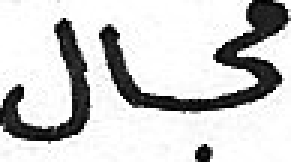
#> input picture As/src/Recognition/test_images/11630159.tiff, 97 x 54 px (shown 3 times larger)
$ python -i recognition.py   (imports and definitions only)
#> lines starting #> are read from the running program, lines starting #| are printed output that depends on the picture; after the words box and inside, x2 and y2 are one past the last pixel; in counts of white or black regions, pixels touching at a corner belong together
#> further down, picture is the input picture: shape (54, 97, 3); min 0, max 255, mean 204.1
import numpy as np
from As.src.utils.helpers import preds_to_integer
import torch
import json
import cv2
import collections
import numbers


# [55 lines left out: functions Recognition, transform_image, not called in this run]


def predict_probs(img: torch.Tensor, model):
    return model(img.float()).squeeze(1)


# [7 lines left out: function probs_to_characters, not called in this run]


def prepareImg(img):
    """convert given image to grayscale image (if needed) and resize to desired height"""
    assert img.ndim in (2, 3)
    if img.ndim == 3:
        img = cv2.cvtColor(img, cv2.COLOR_BGR2GRAY)
    # cv2.imshow('1',img)
    # cv2.waitKey()
    # img = cv2.adaptiveThreshold(img, 255, cv2.ADAPTIVE_THRESH_GAUSSIAN_C, cv2.THRESH_BINARY, 85, 40)
    blured1 = cv2.medianBlur(img, 3)
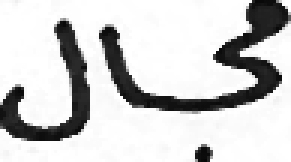
#> blured1: shape (54, 97) (shown 3 times larger); min 6, max 255, mean 205.3
    blured2 = cv2.medianBlur(img, 51)
    divided = np.ma.divide(blured1, blured2).data
    normed = np.uint8(255 * divided / divided.max())
    th, threshed = cv2.threshold(normed, 100, 255, cv2.THRESH_OTSU)
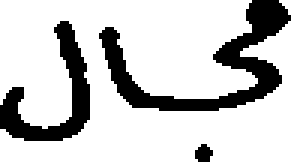
#> threshed: shape (54, 97) (shown 3 times larger); 78.9% white; 3 black regions, box (x1, y1, x2, y2) and area: (33, 0, 97, 37) 676, (0, 7, 30, 47) 401, (65, 48, 71, 54) 27
#> th = 135

    # img = np.hstack((img, blured1, blured2, normed, threshed))
    # cv2.imshow('1',img)
    # cv2.waitKey()
    return threshed


def resize(img, height):
    img = cv2.resize(img, (int(height * img.shape[1] / img.shape[0]), height))
    return img


# [60 lines left out: function pad, not called in this run]


def _is_numpy_image(img):
    return isinstance(img, np.ndarray) and (img.ndim in {2, 3})


PAD_MOD = {'constant': cv2.BORDER_CONSTANT,
           'edge': cv2.BORDER_REPLICATE,
           'reflect': cv2.BORDER_DEFAULT,
           'symmetric': cv2.BORDER_REFLECT
           }

# [2 lines not run here, left out]

>>> import cv2
>>> picture = cv2.imread('test_images/11630159.tiff')
>>> result = prepareImg(picture)

$ run again, on As/src/Recognition/test_images/13256948.tiff
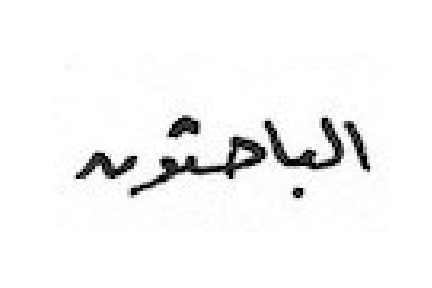
#> input picture As/src/Recognition/test_images/13256948.tiff, 432 x 288 px
#> picture is the input picture: shape (288, 432, 3); min 0, max 255, mean 244.8
#> in prepareImg, `divided = np.ma.divide(blured1, blured2).data`:
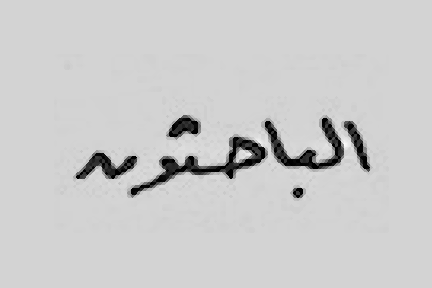
#> divided: shape (288, 432) float64; min 0, max 1.21, mean 0.964; drawn with min black and max white
#> in prepareImg, `th, threshed = cv2.threshold(normed, 100, 255, cv2.THRESH_OTSU)`:
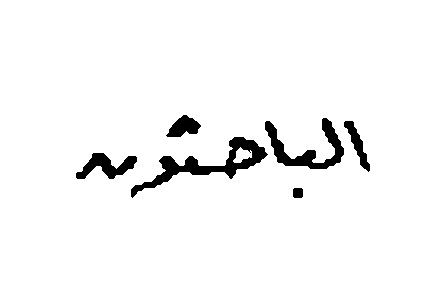
#> threshed: shape (288, 432); 96% white; 6 black regions, box (x1, y1, x2, y2) and area: (131, 137, 268, 198) 1882, (265, 118, 344, 169) 1330, (76, 153, 137, 179) 756, (166, 115, 201, 137) 460, (344, 121, 370, 172) 430, (293, 188, 303, 198) 96
#> th = 124

$ run again, on As/src/Recognition/test_images/34630723.tiff
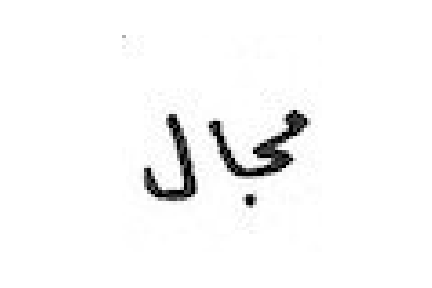
#> input picture As/src/Recognition/test_images/34630723.tiff, 432 x 288 px
#> picture is the input picture: shape (288, 432, 3); min 0, max 255, mean 247.7
#> in prepareImg, `divided = np.ma.divide(blured1, blured2).data`:
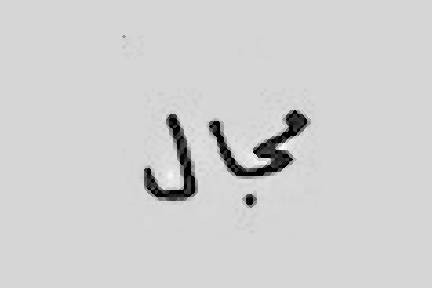
#> divided: shape (288, 432) float64; min 0, max 1.19, mean 0.974; drawn with min black and max white
#> in prepareImg, `th, threshed = cv2.threshold(normed, 100, 255, cv2.THRESH_OTSU)`:
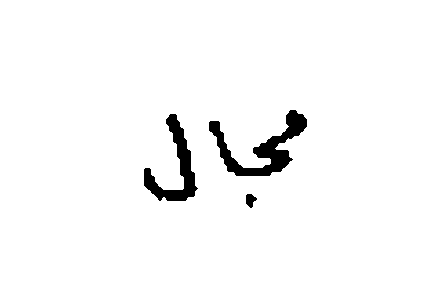
#> threshed: shape (288, 432); 97% white; 3 black regions, box (x1, y1, x2, y2) and area: (209, 110, 307, 176) 2061, (144, 114, 198, 201) 1532, (246, 194, 257, 208) 101
#> th = 127

$ run again, on As/src/Recognition/test_images/4.jpeg
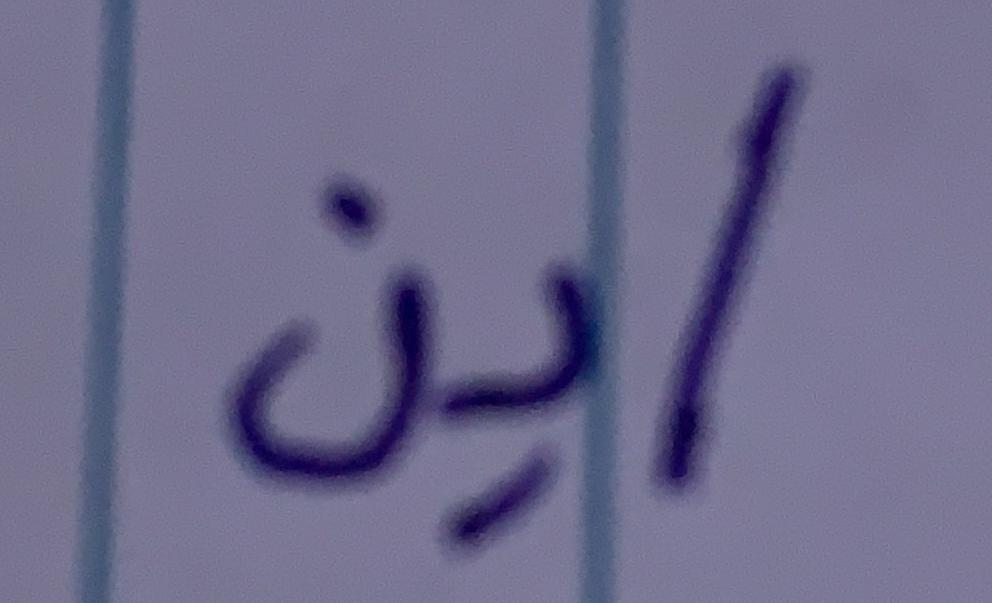
#> input picture As/src/Recognition/test_images/4.jpeg, 992 x 603 px
#> picture is the input picture: shape (603, 992, 3); mean B, G, R 140.8, 108.6, 111.6
#> in prepareImg, `divided = np.ma.divide(blured1, blured2).data`:
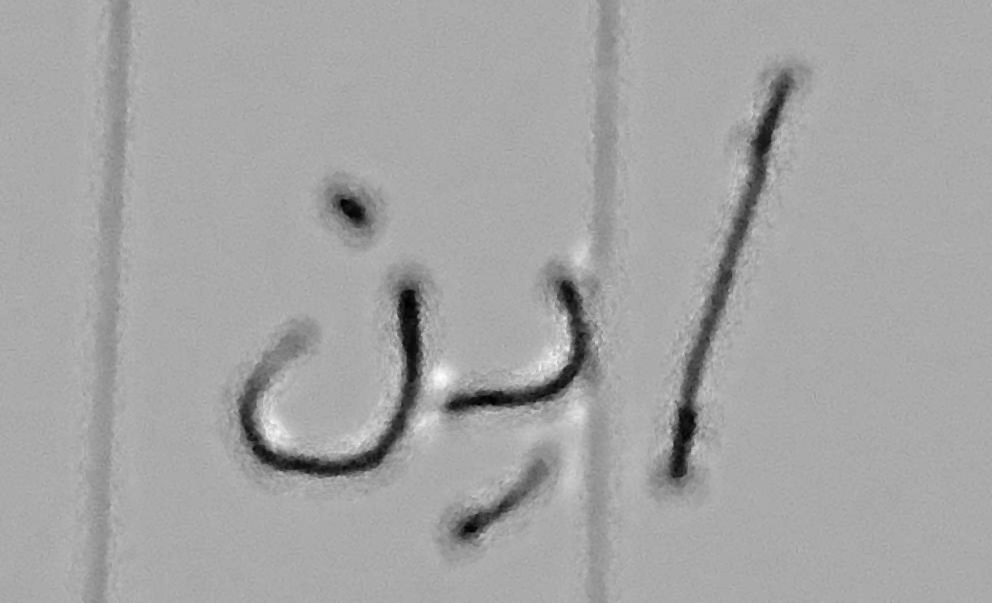
#> divided: shape (603, 992) float64; min 0.143, max 1.43, mean 0.976; drawn with min black and max white
#> in prepareImg, `th, threshed = cv2.threshold(normed, 100, 255, cv2.THRESH_OTSU)`:
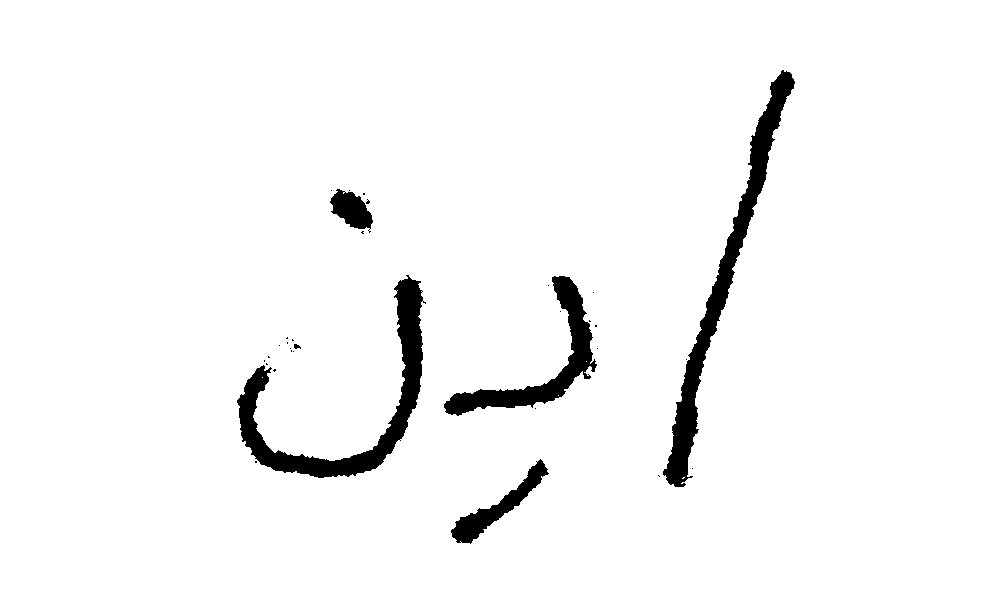
#> threshed: shape (603, 992); 96.3% white; 33 black regions (27 under 20 px), largest, box (x1, y1, x2, y2) and area: (663, 70, 795, 487) 7296, (237, 275, 426, 478) 7214, (444, 276, 597, 416) 4409, (451, 459, 549, 544) 1921, (330, 189, 373, 233) 1071, (294, 344, 301, 349) 24
#> th = 132
